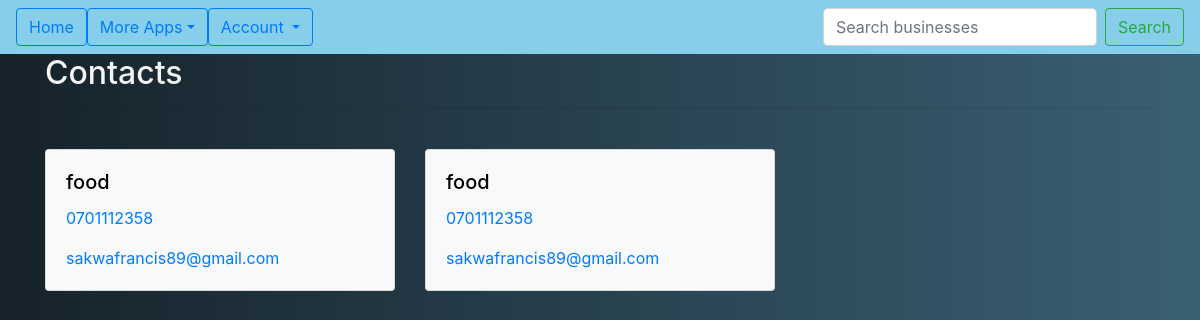
Page /contacts/ (signed in) on the earlier database version.
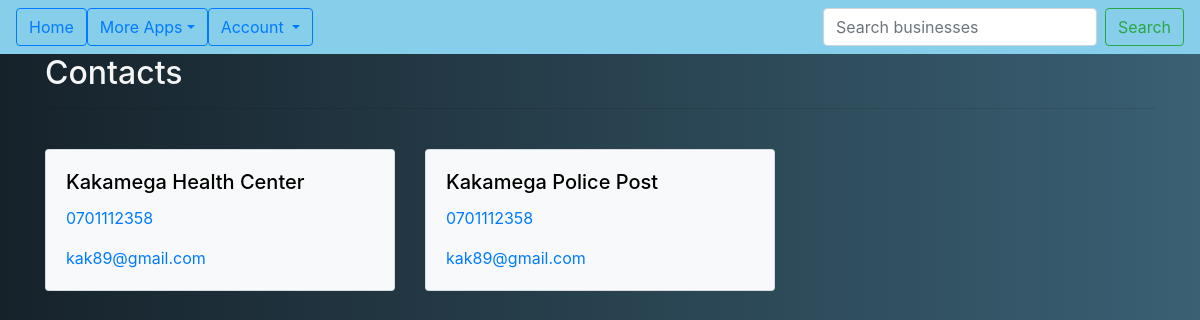
Same page on the later database version.
### Neigh/models.py (models this page shows)
class Contact(models.Model):
  name = models.CharField(max_length=140)
  contact = models.CharField(max_length=60)
  email = models.EmailField()
  neighbourhood = models.ForeignKey(Neighbourhood, on_delete=models.CASCADE)

### Neigh/views.py (the view)
# urls.py: url(r'^contacts/', views.contacts, name='contacts'),
@login_required(login_url='/accounts/login/')
def contacts(request):
  id = request.user.id
  profile = Profile.objects.get(user=id)
  try:
    contacts = Contact.objects.filter(neighbourhood=profile.neighbourhood)
  except ObjectDoesNotExist:
    contacts = []
  return render(request, 'contacts.html',{'contacts':contacts,'profile':profile})

### Neigh/templates/contacts.html
{% extends "base.html" %}
{% block content %}
<div class="container">
  <div class="intro">
    <h2>Contacts</h2>
  </div>
<hr>
<br>
{% if contacts %}
<div class="row">
{% for contact in contacts %}
      <div class="col-sm-4" style="margin-bottom: 2em;">
        <div class="card bg-light">
          <div class="card-body">
              <h5 class="card-title firstletter" style="color:black">{{contact.name}}</h5>
            <p class="card-text"><a class='maillink' href="tel:{{profile.contact}}" >{{contact.contact}}</a></p>
            <p class="card-text"><a class='maillink' href="mailto:{{profile.contact}}" >{{contact.email}}</a></p>
          </div>
        </div>
      </div>
{% endfor %}
</div>
{% else %}
<h4>No Contacts to Upto Now, add one <a href="{% url 'newcontacts' %}">here</a></h4>
{% endif %}
</div>
{% endblock %}

### Neigh/templates/base.html (shortened to what this page needs)
{% load bootstrap4 %}
{% load static %}
<!DOCTYPE html>
 <html class="no-js">
  <head>
    {% block styles %}
    {% bootstrap_css %}
    <link rel="stylesheet" type='text/css' href="{% static 'css/styles.css' %}">
    <link rel="stylesheet" type='text/css' href="{% static 'css/animate.css' %}">
    {% endblock %}
  </head>
  <body>
    {% include 'navbar.html' %}
    <div id="content">
      {% block content %}{% endblock %}
    </div>
  </body>
</html>

### Neigh/templates/navbar.html (shortened to what this page needs)
<nav class="navbar navbar-expand-md navbar-light bg-steel "  style="background-color:skyblue;">
    <div class="collapse navbar-collapse" id="navbarSupportedContent">
      <ul class="navbar-nav mr-auto">
        <li class="nav-item active">
          <a class="btn btn-outline-primary" href="{% url 'welcome'%}">Home <span class="sr-only">(current)</span></a>
        </li>
        <li class="dropdown">
          <a href="#" class="dropdown-toggle btn btn-outline-primary" data-toggle="dropdown" role="button" aria-expanded="false">More Apps</a>
        {% if user.is_authenticated %}
        <li class="dropdown">
          <a href="#" class="dropdown-toggle btn btn-outline-primary" data-toggle="dropdown" role="button" aria-expanded="false">Account
                </a>
        </li>
      </ul>
      {% else %}
      <li>
        <a class='btn btn-default' href="/accounts/login">Login</a>
      </li>
  </ul>
      {% endif %}
      <form class="form-inline my-2 my-lg-0" role="search" action="{% url 'search' %}">
          <input class="form-control mr-sm-2" type="search" placeholder="Search businesses" aria-label="Search" name="business">
          <button class="btn btn-outline-success my-2 my-sm-0" type="submit">Search</button>
        </form>
    </div>
  </nav>

### Neigh/templates/base.html (style rules this page uses)
body { background: linear-gradient(to right, #16222a, #3a6073); color: whitesmoke; }

Differences in the rows shown:
removed Contact: name "food", contact "0701112358", email "sakwafrancis89@gmail.com"
removed Contact: name "food", contact "0701112358", email "sakwafrancis89@gmail.com"
added Contact: name "Kakamega Health Center", contact "0701112358", email "kak89@gmail.com"
added Contact: name "Kakamega Police Post", contact "0701112358", email "kak89@gmail.com"
